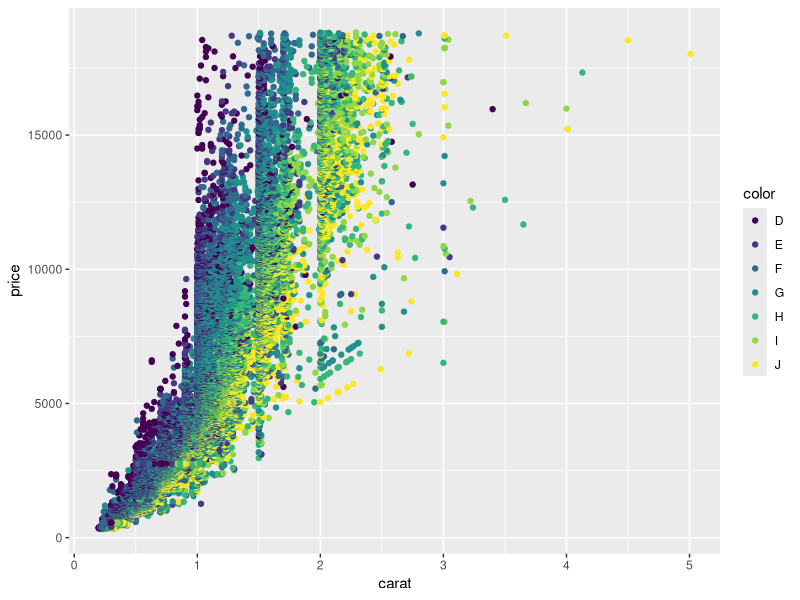

Write the R code that produced this figure.
## ---- chunk 1
library(ggplot2)
ggplot(diamonds) + 
  geom_point(aes(x=carat, y = price, color = color))
